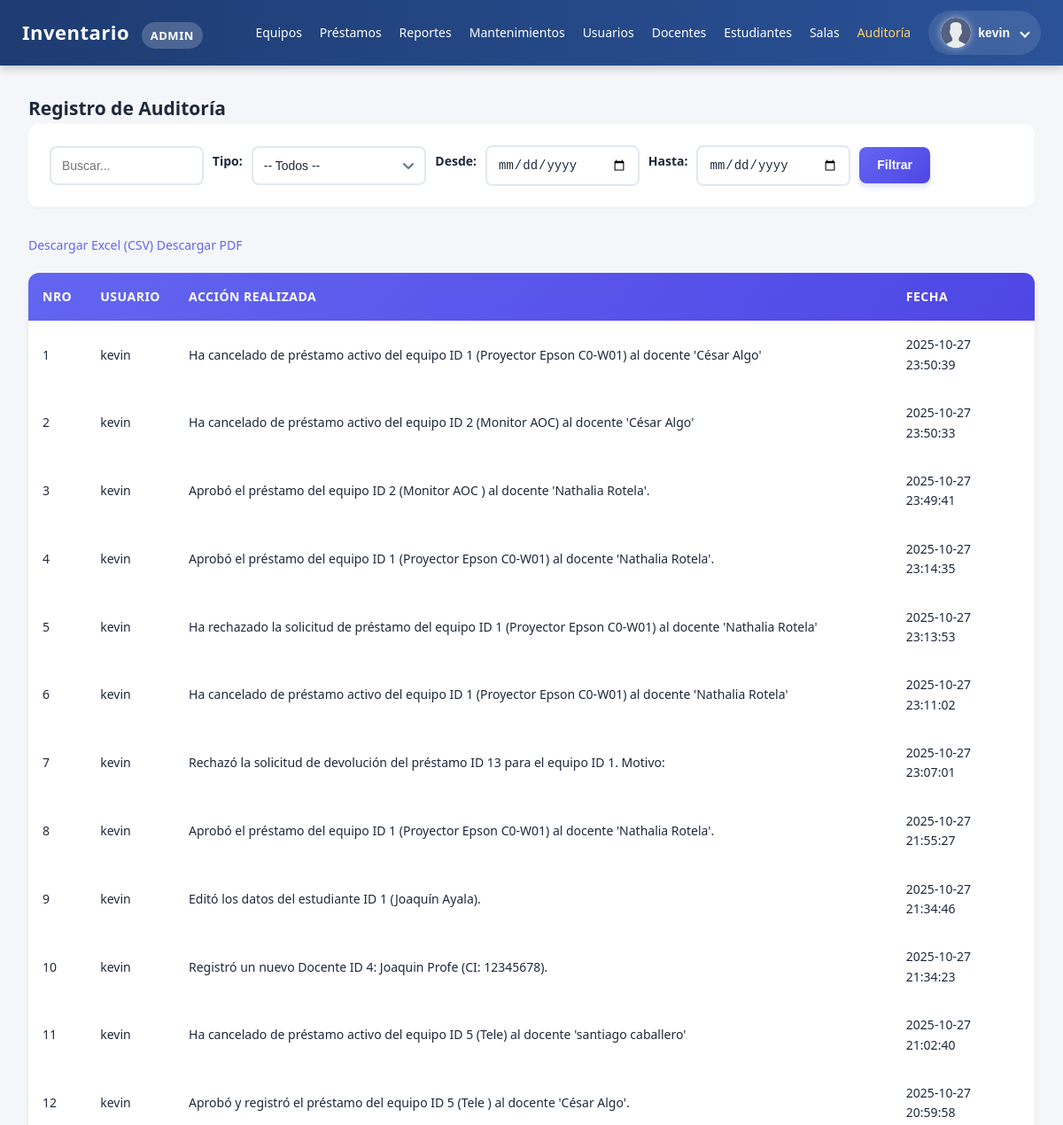
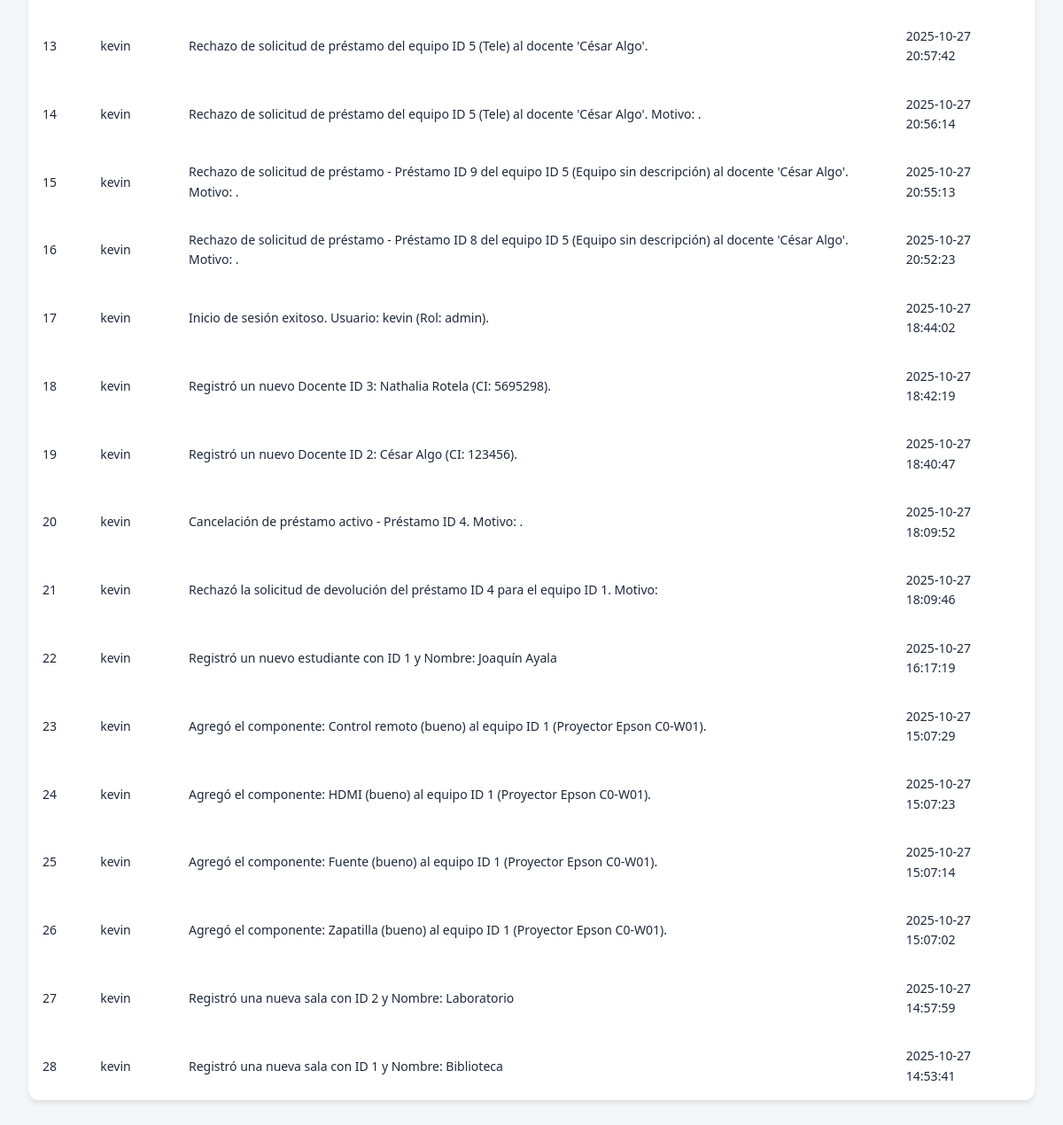
The app's page /public/auditoria.php (signed in), older data (2 pictures, top to bottom).
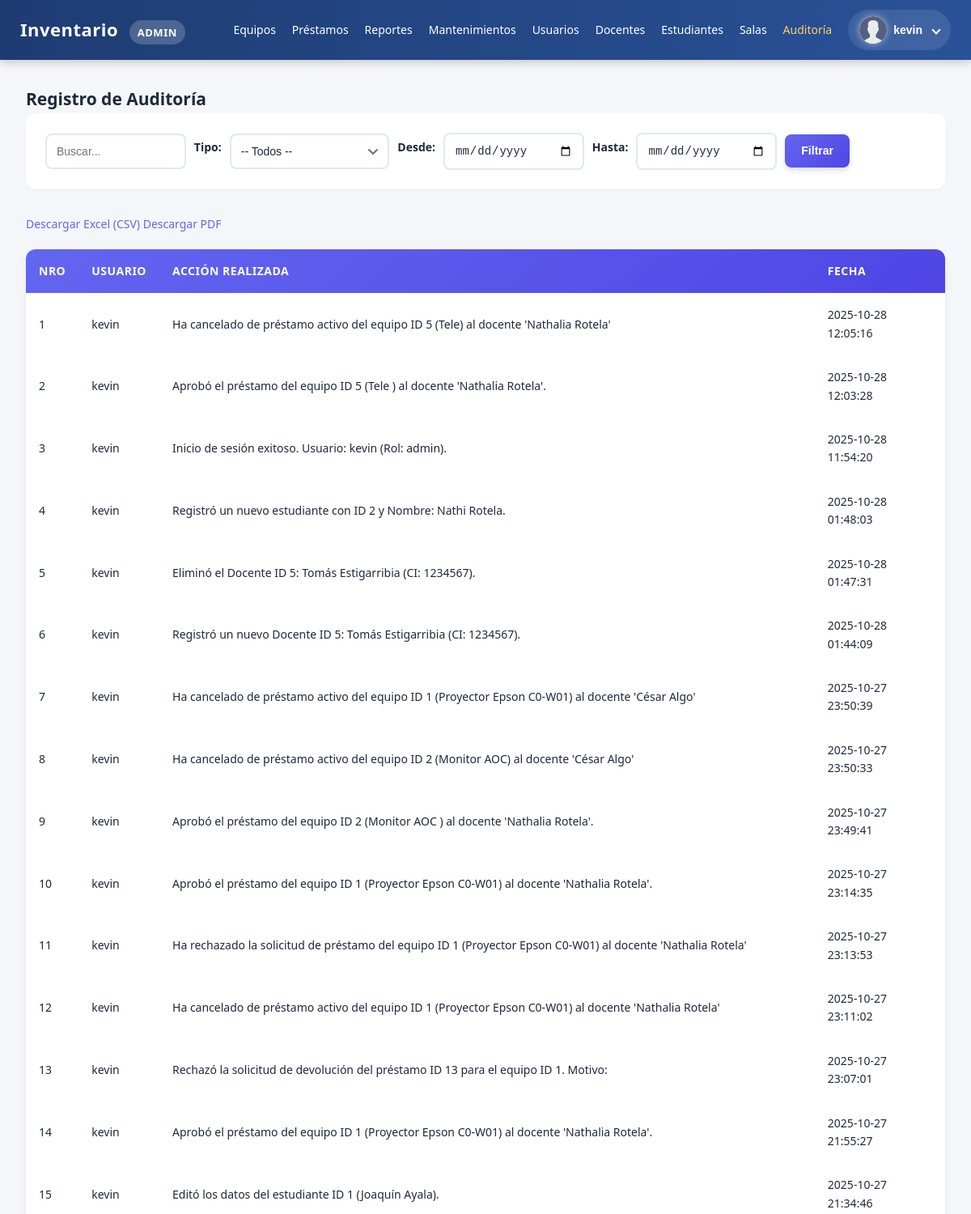
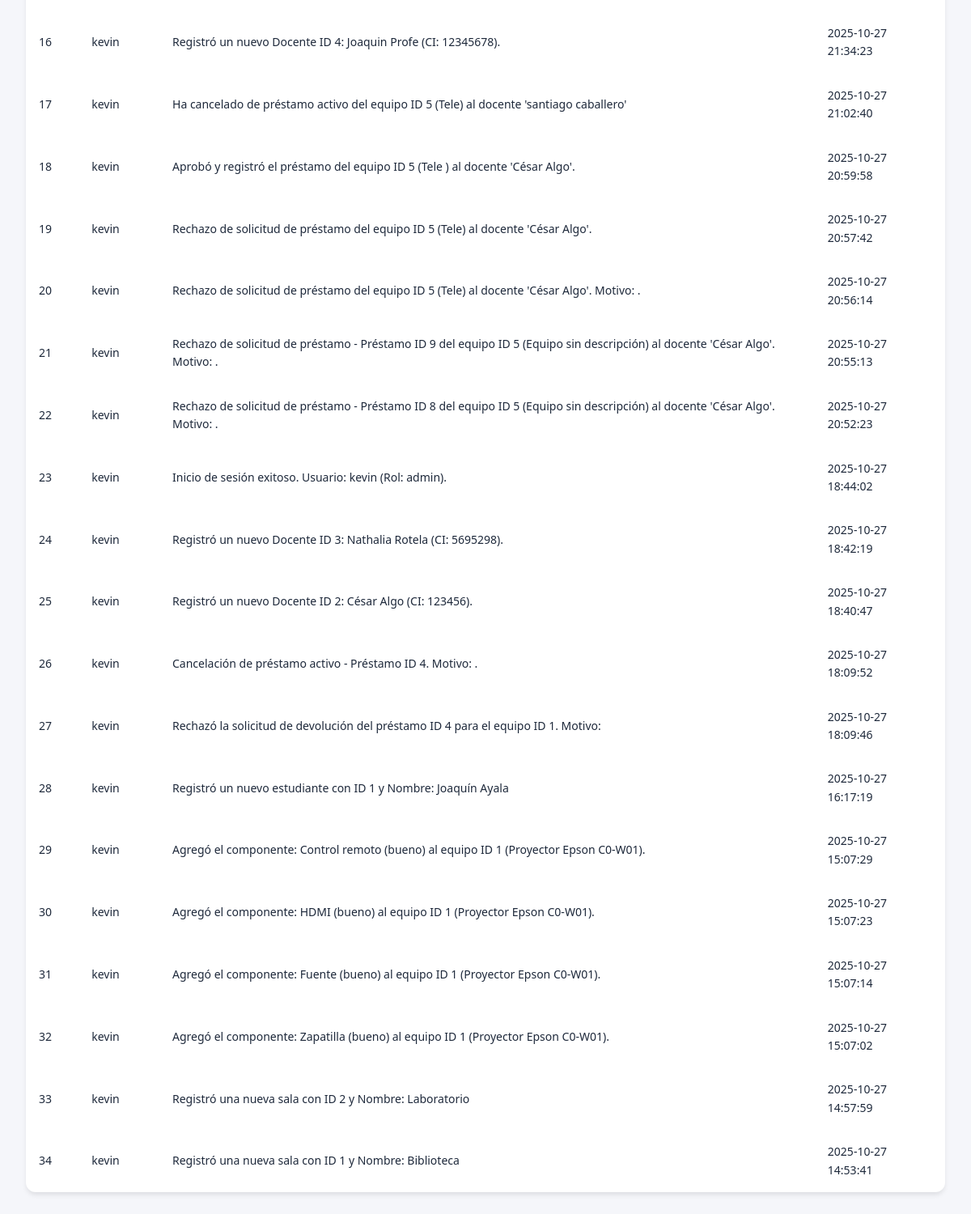
The same page, newer data (2 pictures, top to bottom).
### tables this page shows
CREATE TABLE `auditoria` (
  `id` int(11) NOT NULL,
  `usuario_id` int(11) NOT NULL,
  `accion` text NOT NULL,
  `tipo_accion` varchar(50) DEFAULT 'general',
  `ip_usuario` varchar(250) NOT NULL,
  `user_agent` varchar(250) NOT NULL,
  `fecha` datetime NOT NULL
);

CREATE TABLE `usuarios` (
  `id` int(11) NOT NULL,
  `ci` varchar(50) NOT NULL,
  `email` varchar(150) NOT NULL,
  `nombre` varchar(120) NOT NULL,
  `password_hash` varchar(255) NOT NULL,
  `role_id` int(11) NOT NULL,
  `creado_en` timestamp NOT NULL DEFAULT current_timestamp()
);

### init.php (called while the page is built, shortened)
<?php
function user()
{
  return $_SESSION['user'] ?? null;
}

### public/auditoria.php (the view, shortened to what this page needs)
<?php
require __DIR__ . '/../init.php';
$rol = user()['rol'];
$search = trim($_GET['q'] ?? '');
$fecha_inicio = trim($_GET['fecha_inicio'] ?? '');
$fecha_fin = trim($_GET['fecha_fin'] ?? '');
$params = [];
$types = '';
$where = '';
$sql = "SELECT a.id, a.accion, a.fecha, u.nombre, a.tipo_accion
        FROM auditoria a
        JOIN usuarios u ON a.usuario_id = u.id
        " . $where . "
        ORDER BY a.fecha DESC
        LIMIT 100";
if (!empty($params)) {
    $stmt = $mysqli->prepare($sql);
    if ($stmt) {
        $stmt->bind_param($types, ...$params);
        $stmt->execute();
        $result = $stmt->get_result();
    } else {
        die("Error al preparar la consulta: " . $mysqli->error);
    }
} else {
    $result = $mysqli->query($sql);
}
$contador = 0;
?>
<!doctype html>
<html lang="es">
<head>
    <link rel="stylesheet" href="../css/general.css">
</head>
<body>
    <?php include __DIR__ . '/navbar.php'; ?>
    <div class="container">
        <h2>Registro de Auditoría</h2>
        <div class="actions">
            <form method="get" style="display:inline-flex; align-items: center; gap: 10px;">
                <input type="text" name="q" placeholder="Buscar..." value="<?= htmlspecialchars($search) ?>">
                <label for="tipo">Tipo:</label>
                <select name="tipo" id="tipo">
                    <option value="">-- Todos --</option>
                </select>
                <label for="fecha_inicio">Desde:</label>
                <input type="date" id="fecha_inicio" name="fecha_inicio" value="<?= htmlspecialchars($fecha_inicio) ?>">
                <label for="fecha_fin">Hasta:</label>
                <input type="date" id="fecha_fin" name="fecha_fin" value="<?= htmlspecialchars($fecha_fin) ?>">
                <button type="submit">Filtrar</button>
            </form>
        </div>
        <div class="report-actions" style="margin-bottom: 20px;">
            <?php
            $query_string = http_build_query($_GET);
            ?>
            <a href="generar_reporte.php?formato=csv&<?= $query_string ?>" class="button">
                Descargar Excel (CSV)
            </a>
            <a href="generar_reporte.php?formato=pdf&<?= $query_string ?>" class="button">
                Descargar PDF
            </a>
        </div>
    </div>
    <table>
        <thead>
            <tr>
                <th>Nro</th>
                <th>Usuario</th>
                <th>Acción realizada</th>
                <th>Fecha</th>
            </tr>
        </thead>
        <?php while ($row = $result->fetch_assoc()): ?>
            <?php $contador++; ?> <tr>
                <td><?= $contador ?></td>
                <td><?= htmlspecialchars($row['nombre']) ?></td>
                <td><?= htmlspecialchars($row['accion']) ?></td>
                <td><?= htmlspecialchars($row['fecha']) ?></td>
            </tr>
        <?php endwhile; ?>
    </table>
</body>
</html>

### public/navbar.php (shortened to what this page needs)
<?php
function isActive($currentPage, $targetPage)
{
    return basename($_SERVER['PHP_SELF']) === $targetPage ? 'active' : '';
}
$currentPage = basename($_SERVER['PHP_SELF']);
?>
<!DOCTYPE html>
<html lang="es">
<head>
</head>
<body>
    <nav class="navbar">
        <div class="nav-container">
            <div class="nav-brand">
                <a href="/inventario_uni/" class="brand-link">Inventario</a>
                <span class="badge"><?= htmlspecialchars($rol) ?></span>
            </div>
            <ul class="nav-menu" id="nav-menu">
                <li class="nav-item"><a href="/inventario_uni/public/equipos_index.php" class="nav-link <?= isActive($currentPage, 'equipos_index.php') ?>">Equipos</a></li>
                <li class="nav-item"><a href="/inventario_uni/public/prestamos_index.php" class="nav-link <?= isActive($currentPage, 'prestamos_index.php') ?>">Préstamos</a></li>
                <?php if ($rol === 'admin'): ?>
                    <li class="nav-item"><a href="/inventario_uni/public/reportes.php" class="nav-link <?= isActive($currentPage, 'reportes.php') ?>">Reportes</a></li>
                    <li class="nav-item"><a href="/inventario_uni/public/mantenimientos.php" class="nav-link <?= isActive($currentPage, 'mantenimientos.php') ?>">Mantenimientos</a></li>
                    <li class="nav-item"><a href="/inventario_uni/public/usuarios_index.php" class="nav-link <?= isActive($currentPage, 'usuarios_index.php') ?>">Usuarios</a></li>
                <?php endif; ?>
                <li class="nav-item"><a href="/inventario_uni/public/docentes_listar.php" class="nav-link <?= isActive($currentPage, 'docentes_listar.php') ?>">Docentes</a></li>
                <li class="nav-item"><a href="/inventario_uni/public/estudiantes_listar.php" class="nav-link <?= isActive($currentPage, 'estudiantes_listar.php') ?>">Estudiantes</a></li>
                <?php if ($rol === 'admin'): ?>
                    <li class="nav-item"><a href="/inventario_uni/public/salas.php" class="nav-link <?= isActive($currentPage, 'salas.php') ?>">Salas</a></li>
                    <li class="nav-item"><a href="/inventario_uni/public/auditoria.php" class="nav-link <?= isActive($currentPage, 'auditoria.php') ?>">Auditoría</a></li>
                <?php endif; ?>
                <li class="nav-item nav-user">
                    <div class="user-dropdown">
                        <button class="user-btn">
                            <img src="/inventario_uni/img/user-icon.png" alt="Usuario" class="user-icon">
                            <span><?= htmlspecialchars(user()['nombre']) ?></span>
                            <i class="arrow"></i>
                        </button>
                    </div>
                </li>
            </ul>
        </div>
    </nav>
</body>
</html>

### css/general.css (style rules this page uses)
:root { --primary-color: #6366f1; --primary-hover: #4f46e5; --primary-light: #818cf8; --secondary-color: #0f172a; --secondary-light: #1e293b; --success-color: #10b981; --success-bg: #d1fae5; --warning-color: #f59e0b; --warning-bg: #fef3c7; --danger-color: #ef4444; --danger-bg: #fee2e2; --info-color: #3b82f6; --info-bg: #dbeafe; --bg-primary: #f8fafc; --bg-secondary: #ffffff; --bg-dark: #0f172a; --border-color: #e2e8f0; --text-primary: #1e293b; --text-secondary: #64748b; --text-muted: #94a3b8; --shadow-sm: 0 1px 2px 0 rgba(0, 0, 0, 0.05); --shadow-md: 0 4px 6px -1px rgba(0, 0, 0, 0.1); --shadow-lg: 0 10px 15px -3px rgba(0, 0, 0, 0.1); --shadow-xl: 0 20px 25px -5px rgba(0, 0, 0, 0.1); --transition-fast: 150ms ease-in-out; --transition-normal: 300ms ease-in-out; --spacing-xs: 0.25rem; --spacing-sm: 0.5rem; --spacing-md: 1rem; --spacing-lg: 1.5rem; --spacing-xl: 2rem; --radius-sm: 6px; --radius-md: 8px; --radius-lg: 12px; --radius-xl: 16px; --radius-full: 9999px; }
* { margin: 0; padding: 0; box-sizing: border-box; }
body { font-family: 'Inter', -apple-system, BlinkMacSystemFont, 'Segoe UI', Roboto, 'Helvetica Neue', Arial, sans-serif; background: var(--bg-primary); color: var(--text-primary); line-height: 1.6; font-size: 14px; -webkit-font-smoothing: antialiased; -moz-osx-font-smoothing: grayscale; }
.container { max-width: 1400px; margin: 0 auto; padding: var(--spacing-xl); }
table { width: 100%; border-collapse: separate; border-spacing: 0; background: var(--bg-secondary); border-radius: var(--radius-lg); overflow: hidden; box-shadow: var(--shadow-md); }
thead { background: linear-gradient(135deg, var(--primary-color) 0%, var(--primary-hover) 100%); color: white; }
th { padding: 1rem; text-align: left; font-weight: 600; font-size: 0.875rem; text-transform: uppercase; letter-spacing: 0.5px; white-space: nowrap; }
tbody tr { border-bottom: 1px solid var(--border-color); transition: all var(--transition-fast); }
tbody tr:last-child { border-bottom: none; }
td { padding: 1rem; vertical-align: middle; font-size: 0.875rem; }
.btn, button, input[type="submit"] { display: inline-flex; align-items: center; justify-content: center; gap: var(--spacing-sm); padding: 0.625rem 1.25rem; font-size: 0.875rem; font-weight: 600; border-radius: var(--radius-md); border: none; cursor: pointer; transition: all var(--transition-fast); text-decoration: none; white-space: nowrap; line-height: 1.5; }
.btn, .btn-primary, button[type="submit"] { background: linear-gradient(135deg, var(--primary-color) 0%, var(--primary-hover) 100%); color: white; box-shadow: 0 4px 6px rgba(99, 102, 241, 0.2); }
label { display: block; font-weight: 600; color: var(--text-primary); margin-bottom: var(--spacing-sm); font-size: 0.875rem; }
input[type="text"], input[type="email"], input[type="password"], input[type="date"], input[type="number"], select, textarea { width: 100%; padding: 0.75rem; border: 2px solid var(--border-color); border-radius: var(--radius-md); font-size: 0.875rem; transition: all var(--transition-fast); background: var(--bg-secondary); color: var(--text-primary); }
select { appearance: none; background-repeat: no-repeat; background-position: right 0.75rem center; padding-right: 2.5rem; }
.badge, .pill, .status { display: inline-flex; align-items: center; padding: 0.375rem 0.75rem; border-radius: var(--radius-full); font-size: 0.75rem; font-weight: 600; text-transform: uppercase; letter-spacing: 0.5px; }
.actions { display: flex; flex-wrap: wrap; gap: var(--spacing-md); align-items: center; margin-bottom: var(--spacing-xl); padding: var(--spacing-lg); background: var(--bg-secondary); border-radius: var(--radius-lg); box-shadow: var(--shadow-sm); }
a { color: var(--primary-color); text-decoration: none; transition: all var(--transition-fast); }

Row changes from the older to the newer data that the page shows:
added auditoria: usuario.nombre "kevin", accion "Ha cancelado de préstamo activo del equipo ID 5 (Tele) al docente 'Nathalia Rotela'", fecha "2025-10-28 12:05:16"
added auditoria: usuario.nombre "kevin", accion "Aprobó el préstamo del equipo ID 5 (Tele ) al docente 'Nathalia Rotela'.", fecha "2025-10-28 12:03:28"
added auditoria: usuario.nombre "kevin", accion "Inicio de sesión exitoso. Usuario: kevin (Rol: admin).", fecha "2025-10-28 11:54:20"
added auditoria: usuario.nombre "kevin", accion "Registró un nuevo estudiante con ID 2 y Nombre: Nathi Rotela.", fecha "2025-10-28 01:48:03"
added auditoria: usuario.nombre "kevin", accion "Eliminó el Docente ID 5: Tomás Estigarribia (CI: 1234567).", fecha "2025-10-28 01:47:31"
added auditoria: usuario.nombre "kevin", accion "Registró un nuevo Docente ID 5: Tomás Estigarribia (CI: 1234567).", fecha "2025-10-28 01:44:09"
